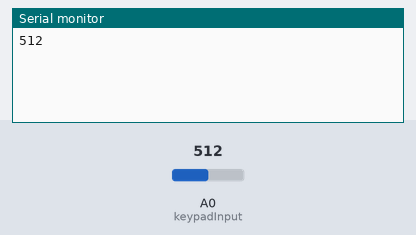
Recording of a sketch running on a simulated Arduino Uno, built with avr-gcc and run on an emulated ATmega328P. Parts: the last lines printed to the serial monitor. Inputs (shaded band) come from the test bench; at power-on: A0 (keypadInput) = 512.

Above: at 1.2 s.
1.3 s: A0 (keypadInput) set to 716
At 2.6 s:
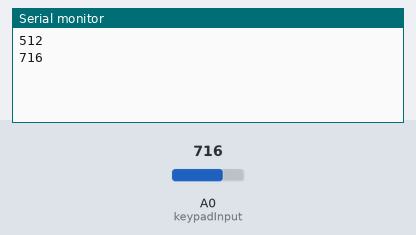
2.8 s: A0 (keypadInput) set to 900
At 3.8 s:
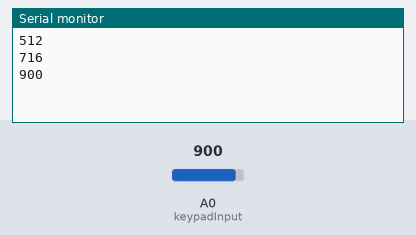
Timing chart, 0 to 5.8 s (numbered marks = the images above; inputs shaded):
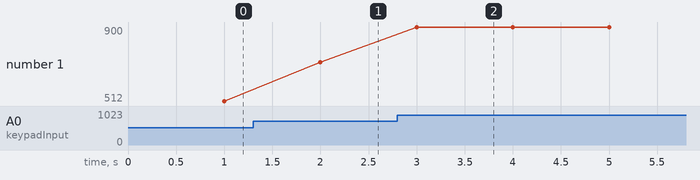

The sketch:

Analog_Keypad.ino
```cpp
#include <elapsedMillis.h>

elapsedMillis keypadMillis;

#define keypadInput A0

unsigned long keypadInterval = 1000;
String button;

void setup()
{
  Serial.begin (9600);
  pinMode (keypadInput, INPUT_PULLUP);
}

void loop()
{
  int buttonValue = analogRead (keypadInput);

  if (keypadMillis >= keypadInterval)
  {
    Serial.println (buttonValue);
    /*
    if (buttonValue >= 300)
    {
      if (buttonValue > 1000 && buttonValue <= 1024)
      {
        //Number 1
        button = "1";
        Serial.println ("\tButton " + button);
      }
      if (buttonValue > 950 && buttonValue <= 980)
      {
        //Number 2
        button = "2";
        Serial.println ("\tButton " + button);
      }
      if (buttonValue > 850 && buttonValue <= 920)
      {
        //Number 3
        button = "3";
        Serial.println ("\tButton " + button);
      }
      if (buttonValue > 690 && buttonValue <= 720)
      {
        //Number 4
        button = "4";
        Serial.println ("\tButton " + button);
      }
      if (buttonValue > 640 && buttonValue <= 670)
      {
        //Number 5
        button = "5";
        Serial.println ("\tButton " + button);
      }
      if (buttonValue > 610 && buttonValue <= 630)
      {
        //Number 6
        button = "6";
        Serial.println ("\tButton " + button);
      }
      if (buttonValue > 515 && buttonValue <= 540)
      {
        //Number 7
        button = "7";
        Serial.println ("\tButton " + button);
      }
      if (buttonValue > 495 && buttonValue <= 510)
      {
        //Number 8
        button = "8";
        Serial.println ("\tButton " + button);
      }
      if (buttonValue > 475 && buttonValue <= 490)
      {
        //Number 9
        button = "9";
        Serial.println ("\tButton " + button);
      }
      if (buttonValue > 400 && buttonValue <= 415)
      {
        //Number 0
        button = "0";
        Serial.println ("\tButton " + button);
      }
      if (buttonValue > 810 && buttonValue <= 830)
      {
        //Letter A
        button = "A";
        Serial.println ("\tButton " + button);
      }
      if (buttonValue > 580 && buttonValue <= 600)
      {
        //Letter B
        button = "B";
        Serial.println ("\tButton " + button);
      }
      if (buttonValue > 450 && buttonValue <= 465)
      {
        //Letter C
        button = "C";
        Serial.println ("\tButton " + button);
      }
      if (buttonValue > 370 && buttonValue <= 390)
      {
        //Letter D
        button = "D";
        Serial.println ("\tButton " + button);
      }
      if (buttonValue > 420 && buttonValue <= 430)
      {
        //Symbol *
        button = "*";
        Serial.println ("\tButton " + button);
      }
      if (buttonValue > 390 && buttonValue <= 400)
      {
        //Symbol #
        button = "#";
        Serial.println ("\tButton " + button);
      }
    }

    else
    {
      Serial.println ("\tNo Button Pressed");
    }
    */
    keypadMillis = 0;
  }
}
```

Measured:
- after the input at 1.3 s, the serial monitor: prints a new line after 0.70 s (image 1)
- after the input at 2.8 s, the serial monitor: prints a new line after 0.20 s (image 2)
- plotted number 1: 512 → 716 after the input at 1.3 s, 716 → 900 after the input at 2.8 s
